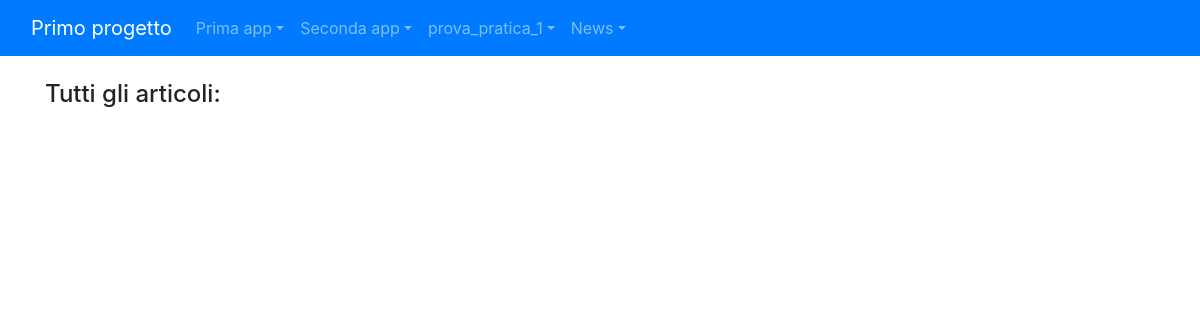
Before: /news/lista_articoli/ with the older database file.
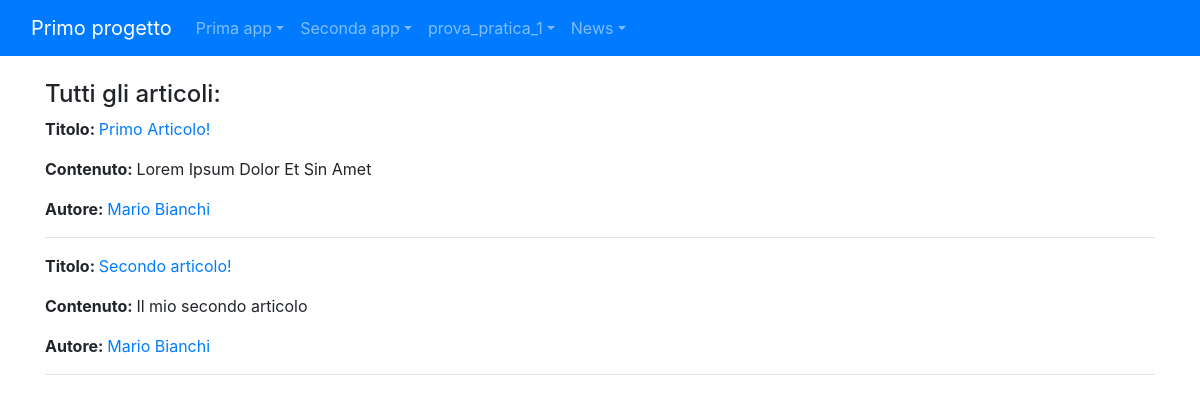
After: the same page with the newer database file.
### news/models.py (models this page shows, shortened)
class Articolo(models.Model):
    titolo=models.CharField(max_length=200)
    contenuto=models.TextField()
    giornalista=models.ForeignKey(Giornalista, on_delete=models.CASCADE, related_name="articoli")
    data=models.DateField( blank=True)
    visualizzazioni=models.IntegerField(default=0,blank=True)
    class Meta:
            verbose_name = "Articolo"
            verbose_name_plural = "Articoli"

class Giornalista(models.Model):
    nome=models.CharField(max_length=20)
    cognome=models.CharField(max_length=20)
    anno_di_nascita= models.DateField(blank=True)
    def __str__(self):
        return self.nome + " " +self.cognome
    class Meta:
        verbose_name = "Giornalista"
        verbose_name_plural = "Giornalisti"

### news/views.py (the view)
# urls.py: path("lista_articoli/", listaArticoliView, name="lista_articoli"),
def listaArticoliView(request, pk=None):
    if pk is None:
        articoli=Articolo.objects.all()
        giornalista= None
    else:
        giornalista = get_object_or_404(Giornalista, pk=pk)
        articoli = Articolo.objects.filter(giornalista=giornalista)
    context = {"articoli": articoli, "giornalista": giornalista}
    return render(request, "news/lista_articoli.html",context)

### news/templates/news/lista_articoli.html (shortened to what this page needs)
{% extends 'base.html' %}
{% block content %}
    {% if giornalista %}
        <h4>Articoli di {{ giornalista.nome }} {{ giornalista.cognome }}:</h4>
    {% else %}
        <h4>Tutti gli articoli:</h4>
    {% endif %}
    {% for articolo in articoli %}
        <p><strong>Titolo: </strong>
            <a href="/news/articoli/{{ articolo.id }}">{{ articolo.titolo }}</a>
        </p>
        <p><strong>Contenuto: </strong>
            {{ articolo.contenuto }}
        </p>
        <p><strong>Autore: </strong>
        <a href={% url 'news:giornalista_detail' articolo.giornalista.id %}>{{ articolo.giornalista }}</a>
        </p>
        <hr>
    {% endfor %}
{% endblock content %}

Changed rows visible on the page:
added Articolo: titolo "Primo Articolo!", contenuto "Lorem Ipsum Dolor Et Sin Amet", giornalista "Mario Bianchi"
added Articolo: titolo "Secondo articolo!", contenuto "Il mio secondo articolo", giornalista "Mario Bianchi"
